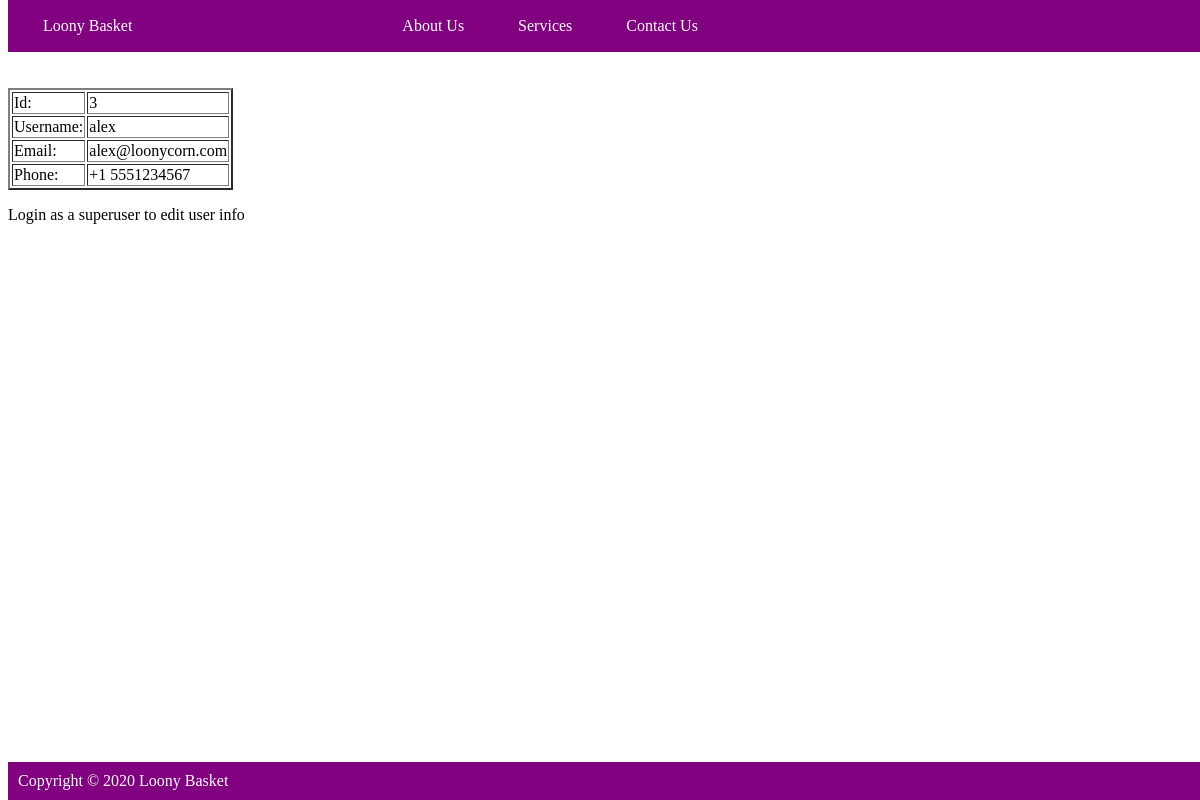
/userdetail/3/, run on the app's committed database.
### groceries_app/models.py (models this page shows, shortened)
class RegisteredUser(models.Model):
    name = models.CharField(max_length=100)
    emailid = models.CharField(max_length=100)
    phoneNum = models.CharField(blank=True, null=True, max_length = 20)
    password = models.CharField(max_length=30)
    profilePic = models.ImageField(upload_to='profile_pics',
                                   default="default.jpeg")

### groceries_app/views.py (the view)
class UserDetailView(DetailView):
    model = RegisteredUser

### groceries_app/templates/user_detail.html (shortened to what this page needs)
{% extends "base.html" %}
    {% block content %}
    	<table border="2">
    		<tr>
    			<td>Id:</td><td>{{ object.id }}</td>
    		</tr>
    		<tr>
    			<td>Username:</td><td>{{ object.name }}</td>
    		</tr>
    		<tr>
    			<td>Email:</td><td>{{ object.emailid }}</td>
    		</tr>
    		<tr>
    			<td>Phone:</td><td>{{ object.phoneNum }}</td>
    		</tr>
    	</table>
        {% if request.user.is_superuser %}
			<br>
            <a href="{% url 'userupdate' object.id %}"> Update</a>
		    <a href="{% url 'userdelete' object.id %}"> Delete</a>
        {% else %}
            <p>Login as a superuser to edit user info</p>
        {% endif %}
    {% endblock %}

### groceries_app/templates/base.html (style rules this page uses)
body { padding-top: 80px; padding-bottom: 80px; }

### data on the page
RegisteredUser: id "3", name "alex", emailid "alex@loonycorn.com", phoneNum "+1 5551234567"
